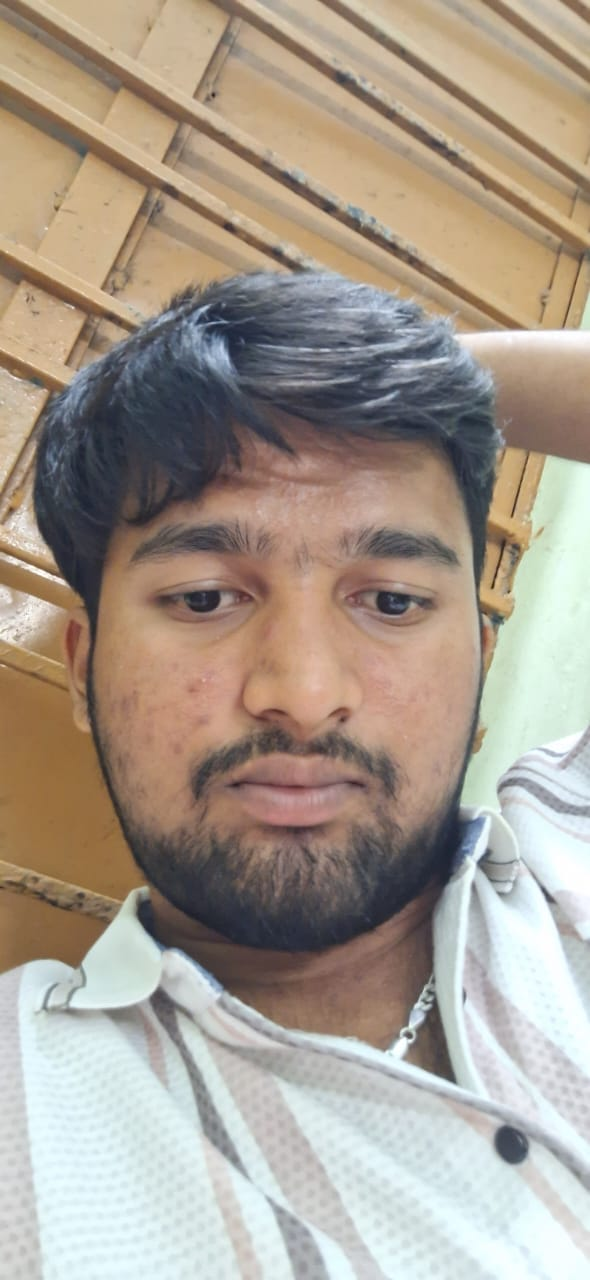
#> input picture Face_Detection/test.jpg, 590 x 1280 px
$ python face_detect_image.py
#> lines starting #> are read from the running program, lines starting #| are printed output that depends on the picture; after the words box and inside, x2 and y2 are one past the last pixel; in counts of white or black regions, pixels touching at a corner belong together
import cv2

# Load Haar Cascade
face_cascade = cv2.CascadeClassifier(
    "haarcascade_frontalface_default.xml"
)

# Read image
img = cv2.imread("test.jpg")
#> img is the input picture: shape (1280, 590, 3); mean B, G, R 143.5, 156.2, 167.5

# Convert to grayscale
gray = cv2.cvtColor(img, cv2.COLOR_BGR2GRAY)
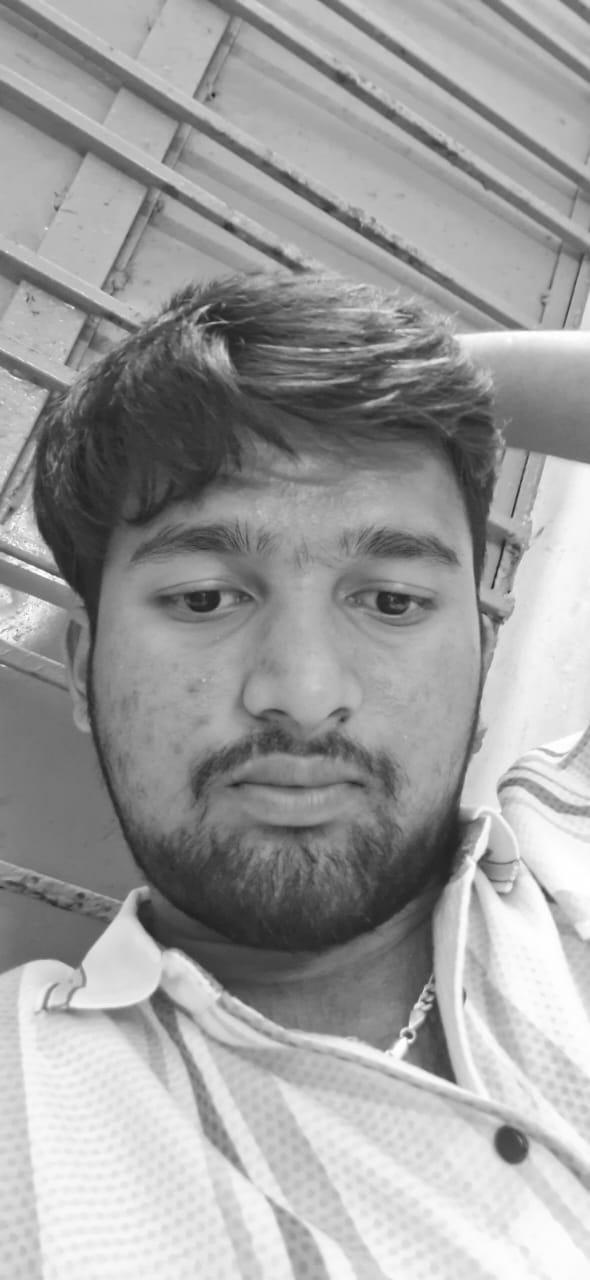
#> gray: shape (1280, 590); min 31, max 255, mean 158.1

# Detect faces
faces = face_cascade.detectMultiScale(
    gray,
    scaleFactor=1.3,
    minNeighbors=5
)
#> faces = [[65, 411, 470, 470]]

# Draw rectangles
for (x, y, w, h) in faces:
    cv2.rectangle(img, (x, y), (x+w, y+h), (0, 255, 0), 2)
#> this loop made 1 pass
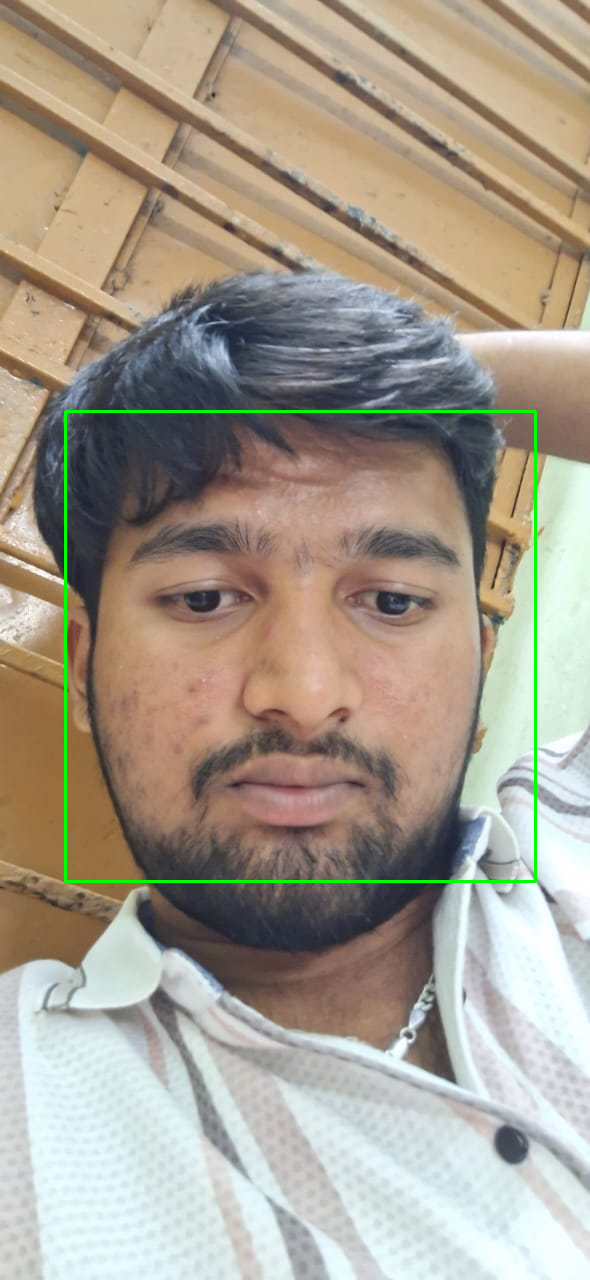
#> img: shape (1280, 590, 3); 0.75% of pixels changed, all inside (x1, y1, x2, y2) = (64, 410, 537, 883)

# Show result
cv2.imshow("Face Detection", img)
cv2.waitKey(0)
cv2.destroyAllWindows()
